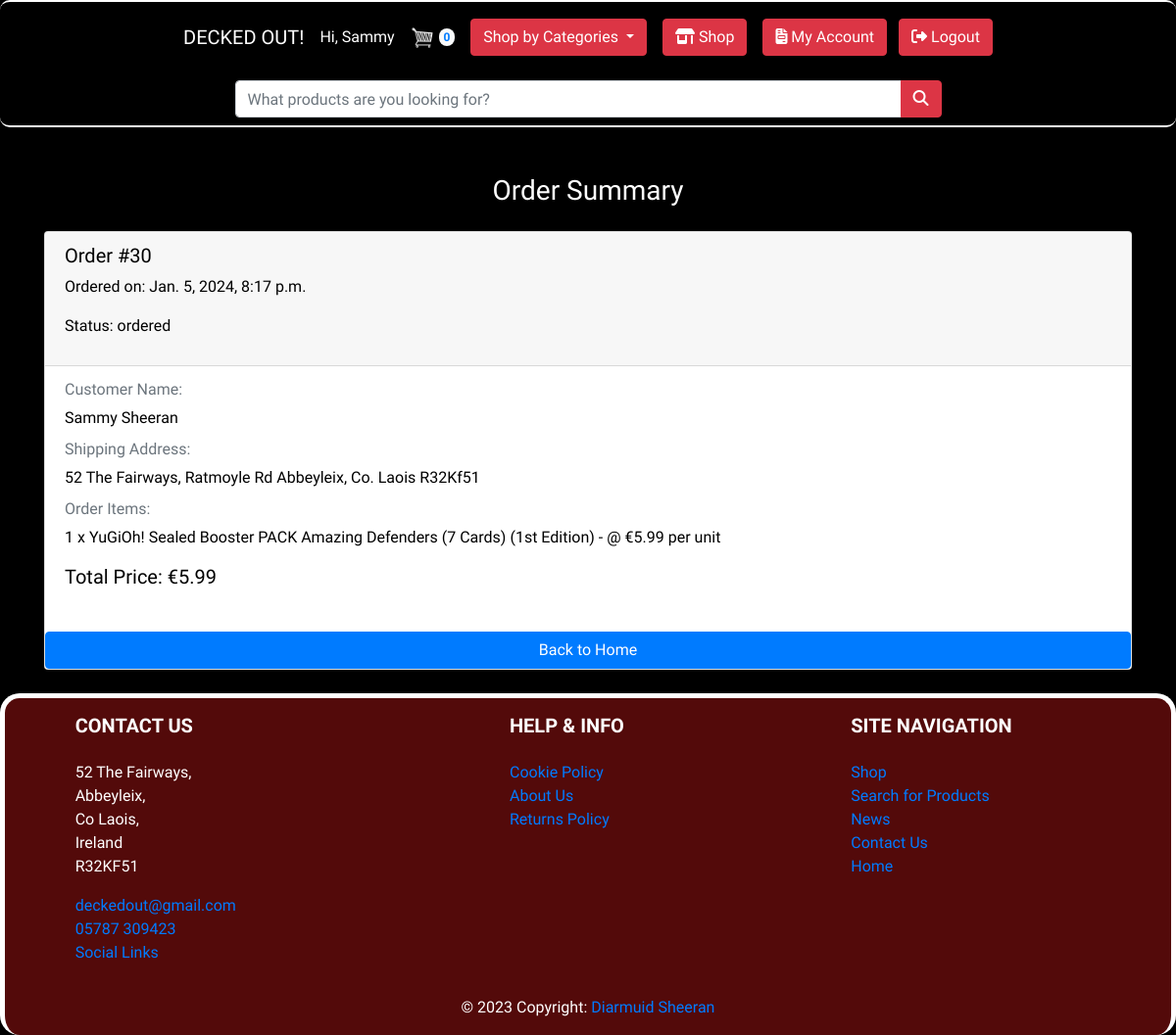
Page /checkout/order_summary/ (signed in) on the earlier database version.
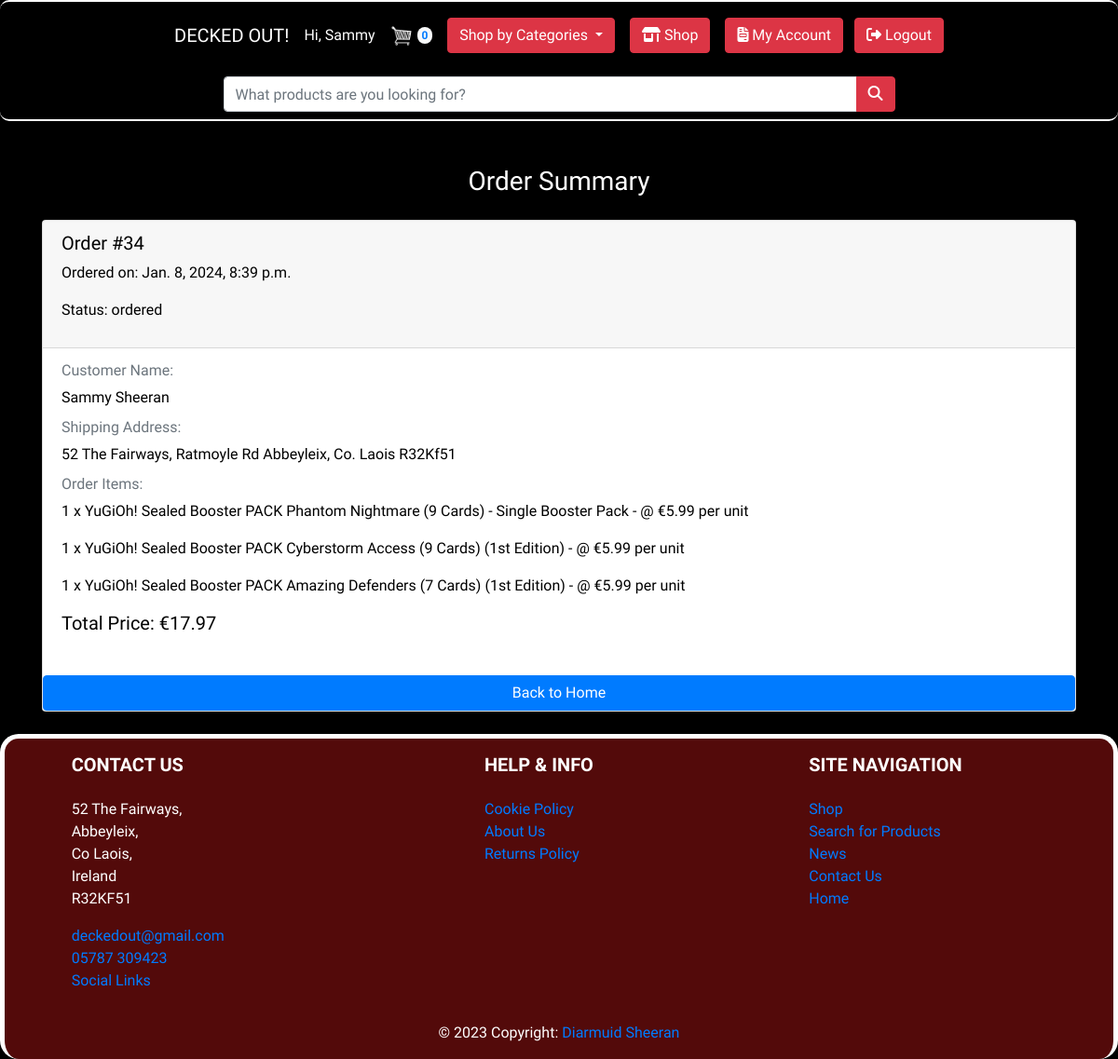
Same page on the later database version.
### order/models.py (models this page shows, shortened)
class Order(models.Model):
    SHIPPING_STATUS_CHOICES = [
        ('ordered', 'Ordered'),
        ('in_process', 'In Process'),
        ('shipped', 'Shipped'),
    ]
    user = models.ForeignKey(User, on_delete=models.SET_NULL, null=True, blank=True)
    full_name = models.CharField(max_length=200, null=True)
    email_address = models.CharField(max_length=200, null=True)
    shipping_address = models.TextField()
    total_price = models.DecimalField(max_digits=10, decimal_places=2, null=True, blank=True)
    shipping_status = models.CharField(max_length=20, choices=SHIPPING_STATUS_CHOICES, default='ordered')
    created_at = models.DateTimeField(auto_now_add=True)

class OrderItem(models.Model):
    order = models.ForeignKey(Order, on_delete=models.CASCADE, related_name='items')
    product = models.ForeignKey(Product, on_delete=models.CASCADE)
    quantity = models.PositiveIntegerField()
    price_at_purchase = models.DecimalField(max_digits=10, decimal_places=2)

### product/models.py (models this page shows, shortened)
class Product(models.Model):
    name = models.CharField(max_length=255)
    description = models.TextField()
    price = models.DecimalField(max_digits=10, decimal_places=2)
    categories = models.ManyToManyField(Category)
    image = models.ImageField(upload_to='product_images/', null=True, blank=True)
    quantity_available = models.PositiveIntegerField(default=0)
    is_featured = models.BooleanField(default=False)
    created_at = models.DateTimeField(auto_now_add=True)
    updated_at = models.DateTimeField(auto_now=True)
    slug = models.SlugField(unique=True, blank=True, max_length=500)
    on_special_offer = models.BooleanField(default=False)
    discounted_price = models.DecimalField(max_digits=10, decimal_places=2, null=True, blank=True)

### checkout/views.py (the view)
# urls.py: path('order_summary/', views.order_summary, name='order_summary'),
def order_summary(request):
    latest_order = None
    if request.user.is_authenticated:
        latest_order = Order.objects.filter(user=request.user).order_by('-created_at').first()
    if not latest_order:
        latest_order = Order.objects.filter(user=None).order_by('-created_at').first()
    context = {'latest_order': latest_order}
    return render(request, "checkout/order_summary.html", context)

### cart/cart.py (called while the page is built)
    def __len__(self):
        return sum(self.cart.values())

### cart/context_processors.py (called while the page is built)
def cart(request):
    return {'cart': Cart(request)}

def categories(request):
    return {'categories': Category.objects.all()}

### checkout/templates/checkout/order_summary.html
{% extends 'base.html' %}
{% load static %}
{% block content %}
<h3 class="text-center mb-4 mt-4">Order Summary</h3>
    <div class="container" style="color: black;">
        {% if latest_order %}
            <div class="card mb-3">
                <div class="card-header">
                    <h5>Order #{{ latest_order.pk }}</h5>
                    <p>Ordered on: {{ latest_order.created_at }}</p>
                    <p>Status: {{ latest_order.shipping_status }}</p>
                </div>
                <div class="card-body">
                    <h6 class="card-subtitle mb-2 text-muted">Customer Name:</h6>
                    <p>{{ latest_order.full_name }}</p>
                    <h6 class="card-subtitle mb-2 text-muted">Shipping Address:</h6>
                    <p>{{ latest_order.shipping_address }}</p>
                    <h6 class="card-subtitle mb-2 text-muted">Order Items:</h6>
                    {% for item in latest_order.items.all %}
                        <p>{{ item.quantity }} x {{ item.product.name }} - @ €{{ item.price_at_purchase }} per unit</p>
                    {% endfor %}
                    <h5>Total Price: €{{ latest_order.total_price }}</h5>
                </div>
                <a href="{% url 'landing' %}" class="btn btn-primary mt-3">Back to Home</a>
            </div>
        {% else %}
            <p class="text-center">No recent orders found.</p>
        {% endif %}
    </div>
{% endblock %}

Differences in the rows shown:
no longer on this page (row unchanged): Order: pk "30", created_at "Jan. 5, 2024, 8:17 p.m.", shipping_status "ordered", full_name "Sammy Sheeran", shipping_address "52 The Fairways, Ratmoyle Rd Abbeyleix, Co. Laois R32Kf51", total_price "5.99"
added Order: pk "34", created_at "Jan. 8, 2024, 8:39 p.m.", shipping_status "ordered", full_name "Sammy Sheeran", shipping_address "52 The Fairways, Ratmoyle Rd Abbeyleix, Co. Laois R32Kf51", total_price "17.97"
added OrderItem: quantity "1", product.name "YuGiOh! Sealed Booster PACK Phantom Nightmare (9 Cards) - Single Booster Pack", price_at_purchase "5.99"
added OrderItem: quantity "1", product.name "YuGiOh! Sealed Booster PACK Cyberstorm Access (9 Cards) (1st Edition)", price_at_purchase "5.99"
